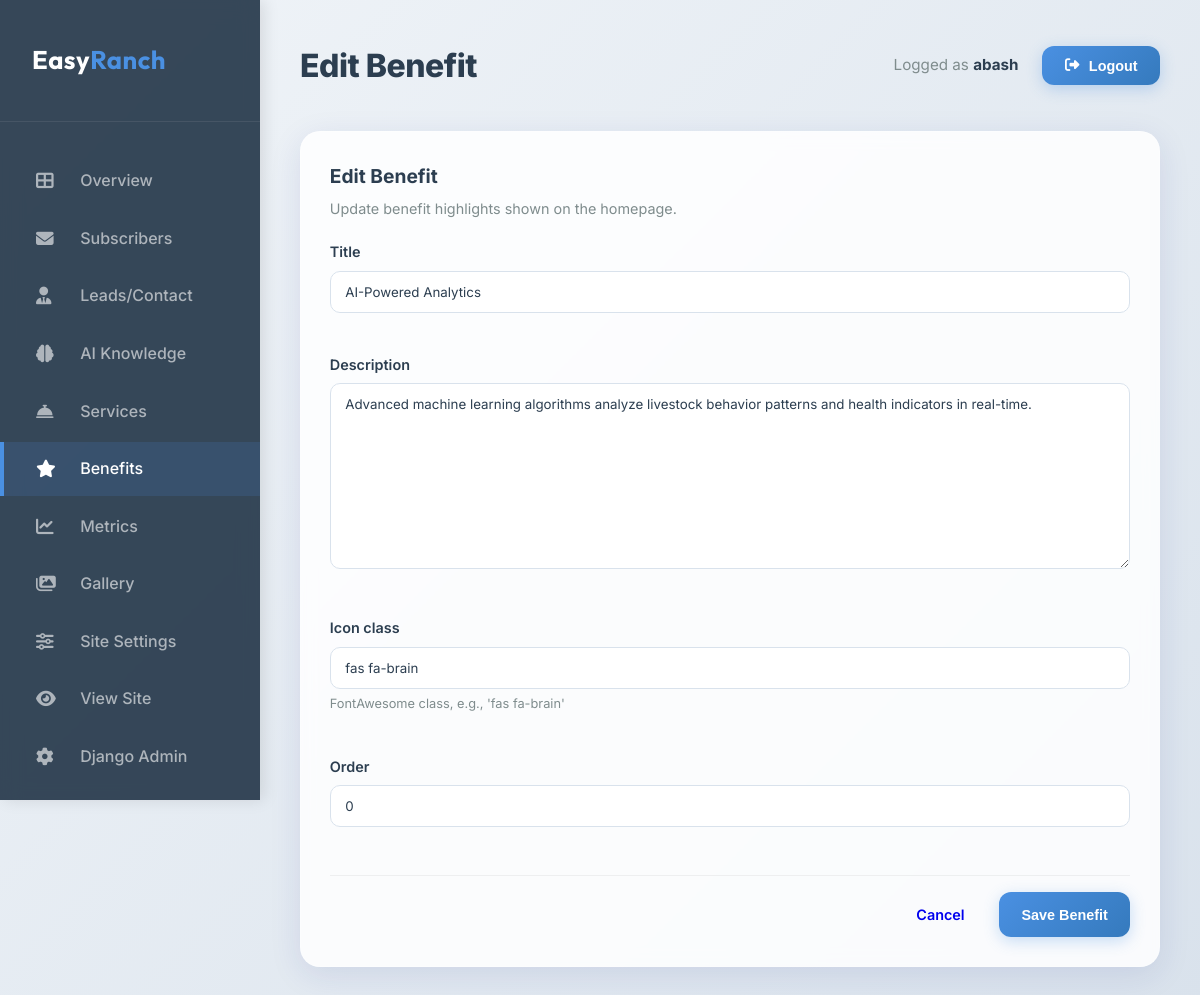
Page /dashboard/benefits/1/edit/ (signed in) on the committed database.
### core/models.py (models this page shows, shortened)
class Benefit(models.Model):
    title = models.CharField(max_length=100)
    description = models.TextField()
    icon_class = models.CharField(max_length=50, help_text="FontAwesome class, e.g., 'fas fa-brain'")
    order = models.PositiveIntegerField(default=0)
    class Meta:
        ordering = ['order']

### core/views_dashboard.py (the view)
# urls.py: path('dashboard/benefits/<int:pk>/edit/', views_dashboard.DashboardBenefitUpdateView.as_view(), name='dashboard_benefits_edit'),
class DashboardBenefitUpdateView(DashboardFormFeedbackMixin, StaffRequiredMixin, UpdateView):
    model = Benefit
    template_name = 'dashboard/benefit_form.html'
    fields = ['title', 'description', 'icon_class', 'order']
    success_url = reverse_lazy('dashboard_benefits')
    success_message = "Benefit updated successfully."
    def get_context_data(self, **kwargs):
        context = super().get_context_data(**kwargs)
        context['title'] = "Edit Benefit"
        return context

### core/views_dashboard.py (called while the page is built)
    @method_decorator(staff_member_required(login_url='admin:login'))
    def dispatch(self, *args, **kwargs):
        return super().dispatch(*args, **kwargs)

### templates/dashboard/benefit_form.html (shortened to what this page needs)
{% extends 'dashboard/base.html' %}
{% block page_title %}{{ title }}{% endblock %}
{% block content %}
<div class="db-card db-form-card">
    <div class="db-form-header">
        <h3>{{ title }}</h3>
        <p>Update benefit highlights shown on the homepage.</p>
    </div>
    <form method="post" class="db-form" novalidate>
        <div class="db-form-grid">
        {% for field in form %}
        <div class="form-group">
            <label for="{{ field.id_for_label }}">{{ field.label }}</label>
            {{ field }}
            {% if field.help_text %}<small class="form-help">{{ field.help_text }}</small>{% endif %}
        </div>
        {% endfor %}
        </div>
        <div class="db-form-actions">
            <a href="{% url 'dashboard_benefits' %}" class="db-btn">Cancel</a>
            <button type="submit" class="db-btn db-btn-primary">Save Benefit</button>
        </div>
    </form>
</div>
{% endblock %}

### templates/dashboard/base.html (shortened to what this page needs)
{% load static %}
<!DOCTYPE html>
<html lang="en">
<head>
    <link rel="stylesheet" href="https://cdnjs.cloudflare.com/ajax/libs/font-awesome/6.4.0/css/all.min.css">
    <link rel="stylesheet" href="{% static 'styles.css' %}">
    <link rel="stylesheet" href="{% static 'dashboard.css' %}">
</head>
<body class="dashboard-body">
    <aside class="db-sidebar">
        <div class="db-logo">
            <h2>Easy<span>Ranch</span></h2>
        </div>
        <nav class="db-nav">
            <a href="{% url 'dashboard_home' %}" class="db-nav-item {% if request.resolver_match.url_name == 'dashboard_home' %}active{% endif %}">
                <i class="fas fa-th-large"></i> Overview
            </a>
            <a href="{% url 'dashboard_subscribers' %}" class="db-nav-item {% if request.resolver_match.url_name == 'dashboard_subscribers' %}active{% endif %}">
                <i class="fas fa-envelope"></i> Subscribers
            </a>
            <a href="{% url 'dashboard_leads' %}" class="db-nav-item {% if request.resolver_match.url_name == 'dashboard_leads' %}active{% endif %}">
                <i class="fas fa-user-tie"></i> Leads/Contact
            </a>
            <a href="{% url 'dashboard_knowledge' %}" class="db-nav-item {% if 'knowledge' in request.path %}active{% endif %}">
                <i class="fas fa-brain"></i> AI Knowledge
            </a>
            <a href="{% url 'dashboard_services' %}" class="db-nav-item {% if 'services' in request.path %}active{% endif %}">
                <i class="fas fa-concierge-bell"></i> Services
            </a>
            <a href="{% url 'dashboard_benefits' %}" class="db-nav-item {% if 'benefits' in request.path %}active{% endif %}">
                <i class="fas fa-star"></i> Benefits
            </a>
            <a href="{% url 'dashboard_metrics' %}" class="db-nav-item {% if 'metrics' in request.path %}active{% endif %}">
                <i class="fas fa-chart-line"></i> Metrics
            </a>
            <a href="{% url 'dashboard_gallery' %}" class="db-nav-item {% if 'gallery' in request.path %}active{% endif %}">
                <i class="fas fa-images"></i> Gallery
            </a>
            <a href="{% url 'dashboard_settings' %}" class="db-nav-item {% if 'settings' in request.path %}active{% endif %}">
                <i class="fas fa-sliders-h"></i> Site Settings
            </a>
            <a href="{% url 'homepage' %}" class="db-nav-item" target="_blank">
                <i class="fas fa-eye"></i> View Site
            </a>
            <a href="{% url 'admin:index' %}" class="db-nav-item">
                <i class="fas fa-cog"></i> Django Admin
            </a>
        </nav>
    </aside>
    <main class="db-main">
        <header class="db-header">
            <div class="db-welcome">
                <h1>{% block page_title %}Dashboard{% endblock %}</h1>
            </div>
            <div class="db-user-nav">
                <span class="user-info">Logged as <strong>{{ user.username }}</strong></span>
                <form method="POST" action="{% url 'logout' %}">
    <button type="submit" class="db-btn db-btn-primary">
        <i class="fas fa-sign-out-alt"></i> Logout
    </button>
</form>
            </div>
        </header>
        {% block content %}{% endblock %}
    </main>
</body>
</html>

### static/styles.css (style rules this page uses)
:root { --primary-color: #2c5530; --secondary-color: #8B4513; --accent-color: #FF6B35; --text-dark: #2c3e50; --text-light: #ffffff; --bg-light: #f8f9fa; --bg-dark: #1a1a1a; --overlay-light: rgba(255, 255, 255, 0.9); --overlay-dark: rgba(0, 0, 0, 0.7); --success-color: #27ae60; --warning-color: #f39c12; --error-color: #e74c3c; --border-radius: 12px; --box-shadow: 0 10px 30px rgba(0, 0, 0, 0.1); --transition: all 0.3s cubic-bezier(0.4, 0, 0.2, 1); }
* { margin: 0; padding: 0; box-sizing: border-box; }
body { font-family: 'Inter', sans-serif; line-height: 1.6; color: var(--text-dark); overflow-x: hidden; }
.form-group { margin-bottom: 1.5rem; }
.form-group label { display: block; margin-bottom: 0.5rem; font-weight: 500; }
.form-group input, .form-group textarea { width: 100%; padding: 12px; border: 1px solid rgba(255, 255, 255, 0.3); border-radius: var(--border-radius); background: rgba(255, 255, 255, 0.1); color: var(--text-light); font-family: inherit; }
.form-group input::placeholder, .form-group textarea::placeholder { color: rgba(255, 255, 255, 0.7); }
:root { --chatbot-dark-green: #2c5530; --chatbot-light-green: #4caf50; --chatbot-vibrant-green: #27ae60; --chatbot-bg: #ffffff; --chatbot-text: #2c3e50; --chatbot-user-bg: #2c5530; --chatbot-bot-bg: #f1f3f5; }

### rows in the picture
Benefit: form "AI-Powered Analytics" "Advanced machine learning algorithms analyze livestock behavior patterns and health indicators in real-time." "fas fa-brain" "0"

### other values in the picture
{{ title }} "Edit Benefit"
{{ user.username }} "abash"
{{ field.label }} "Title" "Description" "Icon class" "Order"
{{ field.help_text }} "FontAwesome class, e.g., 'fas fa-brain'"
